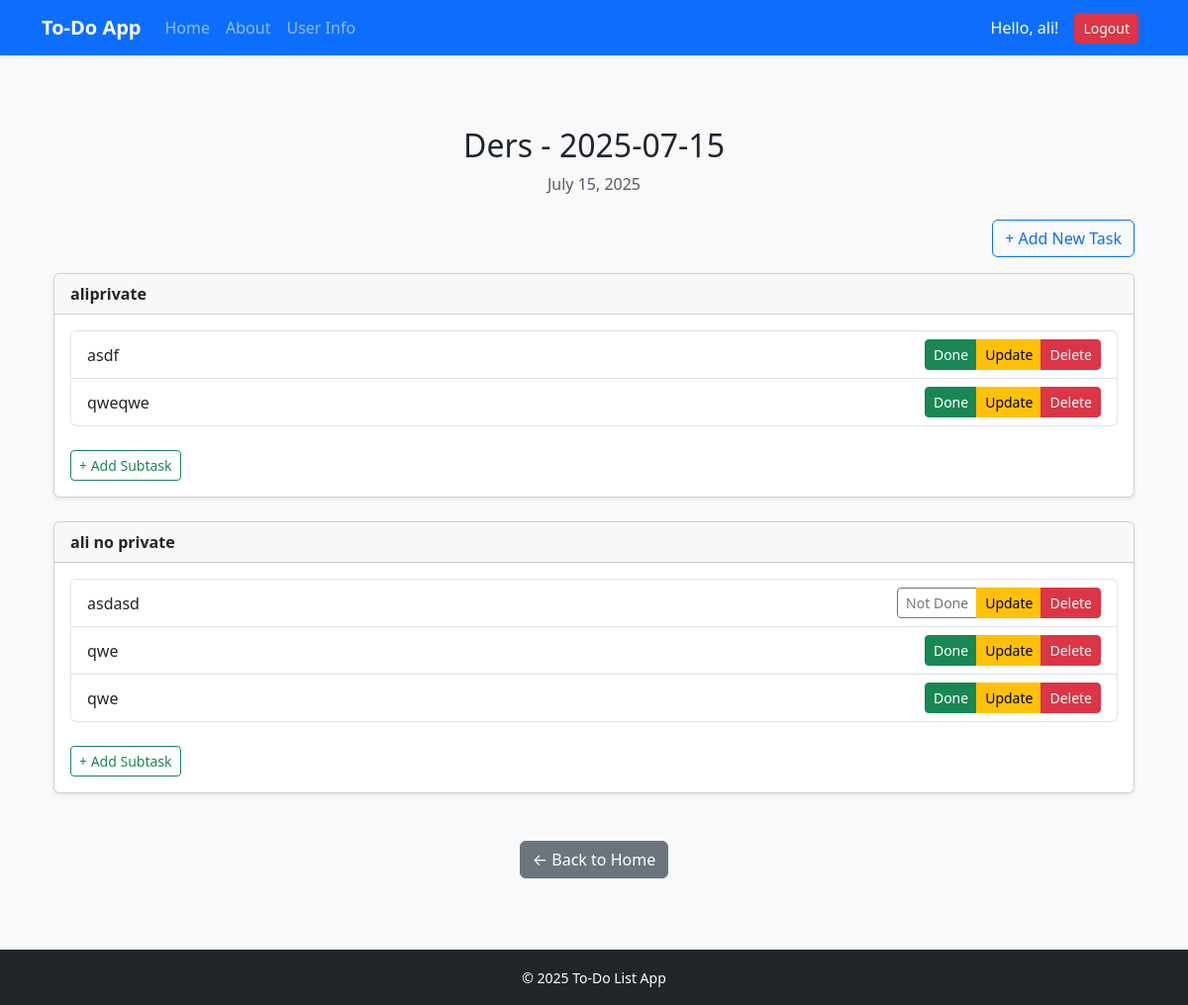
The page /daily-list/8/ (signed in) on the database as committed earlier.
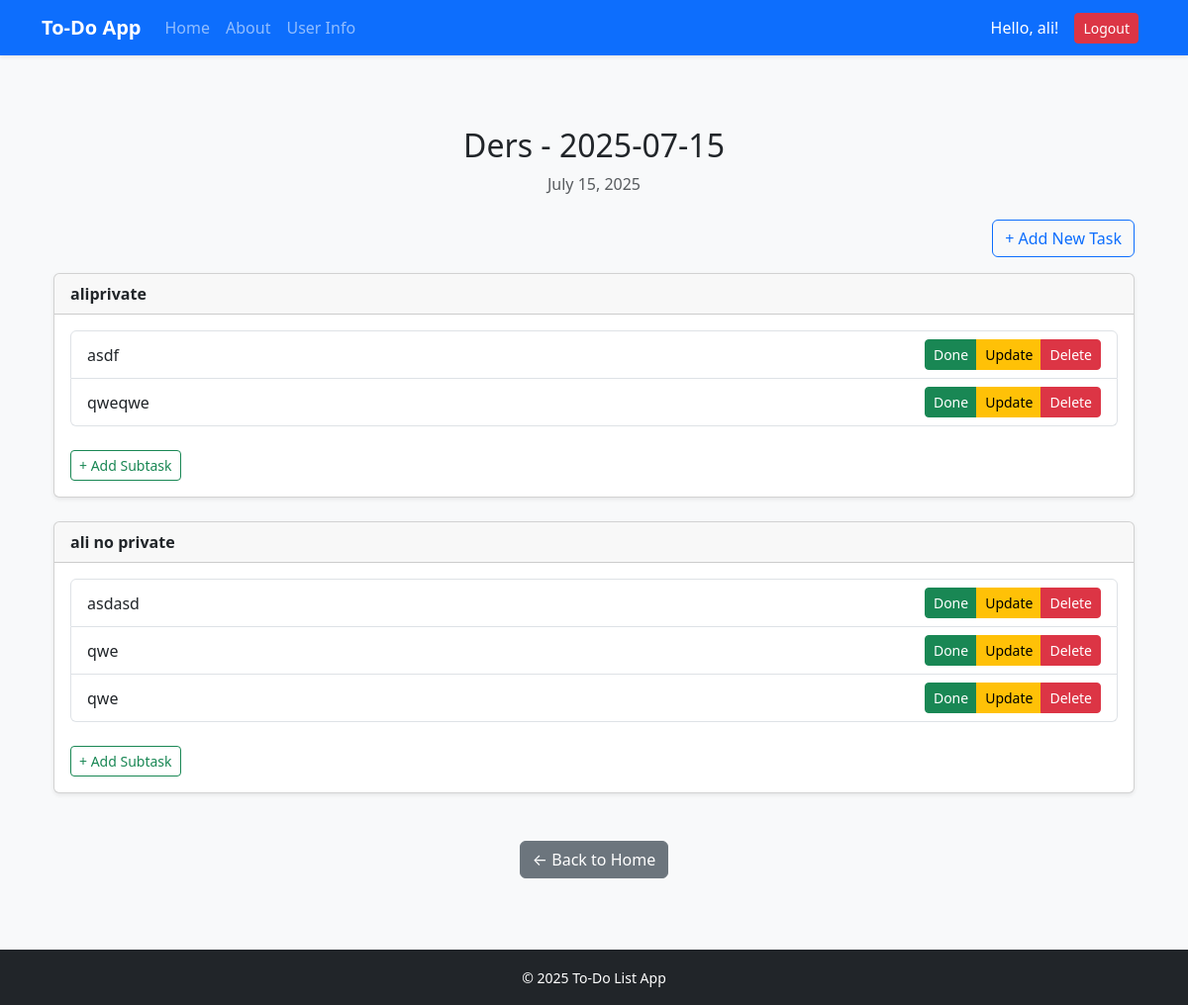
The same page on the database as committed later.
### todo_app/models.py (models this page shows, shortened)
class TodoItem(models.Model):
    todo = models.ForeignKey(Todos, related_name="items", on_delete=models.CASCADE)
    text = models.CharField(max_length=255)
    done = models.BooleanField(default=False)
    class Meta:
        verbose_name = "Todo item"
        verbose_name_plural = "Todo items"

### todo_app/views.py (the view, shortened to what this page needs)
# urls.py: path('daily-list/<int:list_id>/', views.daily_list_detail, name='daily_list_detail'),
@login_required
@login_required
def daily_list_detail(request, list_id):
    daily_list = get_object_or_404(DailyTodoList, id=list_id) if request.user.is_superuser \
                  else get_object_or_404(DailyTodoList, id=list_id, user=request.user)
    todos = daily_list.todos.prefetch_related('items').all()
    form = TodoForm(request.POST or None)
    return render(request, 'todo_app/daily_list_detail.html', {
        'daily_list': daily_list,
        'todo_list': todos,
        'form': form
    })

### todo_app/templatetags/form_tags.py (called while the page is built)
@register.filter(name='add_class')
def add_class(field, css):
    widget = field.field.widget
    input_type = getattr(widget, 'input_type', None)
    if input_type != 'checkbox':
        existing_classes = widget.attrs.get('class', '')
        widget.attrs['class'] = f'{existing_classes} {css}'.strip()
    return field

### todo_app/templates/todo_app/daily_list_detail.html (shortened to what this page needs)
{% extends "todo_app/base.html" %}
{% load form_tags %}
{% block content %}
<div class="container my-5">
  <div class="text-center mb-4">
    <h2>{{ daily_list.name }}</h2>
    <p class="text-muted">{{ daily_list.date }}</p>
  </div>
  <div class="text-end mb-3">
    <button class="btn btn-outline-primary" type="button" data-bs-toggle="collapse" data-bs-target="#addTaskForm">
      + Add New Task
    </button>
  </div>
  {% if todo_list %}
    {% for todo in todo_list %}
      <div class="card mb-4 shadow-sm">
        <div class="card-header d-flex justify-content-between align-items-center">
          <a href="{% url 'description' todo.id %}" class="text-decoration-none text-dark fw-bold">
            {{ todo.title }}
          </a>
        </div>
        <div class="card-body">
          {% if todo.items.all %}
            <ul class="list-group mb-3">
              {% for item in todo.items.all %}
                <li class="list-group-item d-flex justify-content-between align-items-center">
                  <span>{{ item.text }}</span>
                  <div class="btn-group">
                    <button type="button" class="btn btn-sm toggle-btn {% if item.done %}btn-success{% else %}btn-outline-secondary{% endif %}" data-id="{{ item.id }}">
                      {% if item.done %}Done{% else %}Not Done{% endif %}
                    </button>
                    <a href="{% url 'update_subtask' item.id %}" class="btn btn-warning btn-sm">Update</a>
                    <button type="button" class="btn btn-danger btn-sm delete-subtask" data-id="{{ item.id }}">Delete</button>
                  </div>
                </li>
              {% endfor %}
            </ul>
          {% else %}
            <p class="text-muted">No subtasks found for this task.</p>
          {% endif %}
          <a href="{% url 'add_todo_item' todo.id %}?next={% url 'daily_list_detail' daily_list.id %}" class="btn btn-outline-success btn-sm mt-2">+ Add Subtask</a>
        </div>
      </div>
    {% endfor %}
  {% else %}
    <p class="text-center text-muted mt-5">No tasks in this list yet.</p>
  {% endif %}
  <div class="text-center mt-5">
    <a href="{% url 'index' %}" class="btn btn-secondary">← Back to Home</a>
  </div>
</div>
{% endblock %}

Rows that differ between the two databases and show on the page:
changed TodoItem "asdasd": done "Not Done" → "Done"
